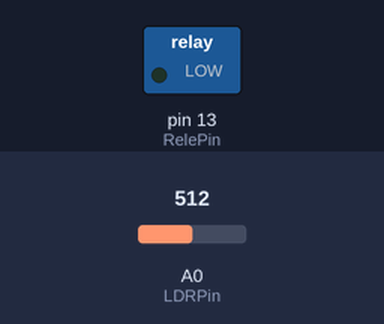
A sketch run on a simulated Arduino Uno, built with avr-gcc and run on an emulated ATmega328P. Parts: switched loads named in the sketch (green lamp = pin HIGH). The test bench sets the inputs (shaded band); at power-on: A0 (LDRPin) = 512.

Above: at 1.2 s.
1.3 s: A0 (LDRPin) set to 104
2.8 s: A0 (LDRPin) set to 94
At 3.6 s:
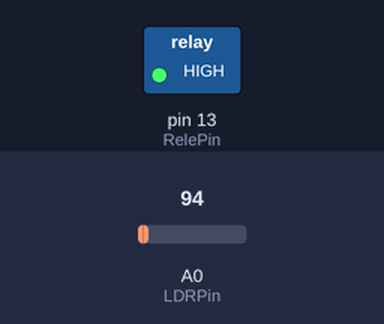
4.3 s: A0 (LDRPin) set to 110
At 4.7 s:
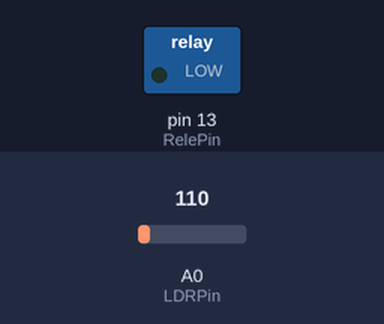
5.8 s: A0 (LDRPin) set to 90
At 7.1 s:
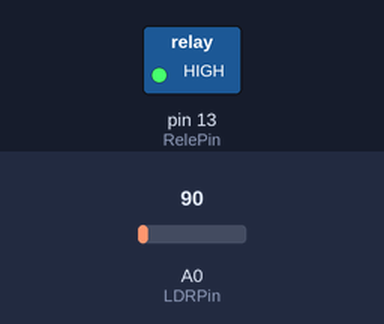
Timing chart, 0 to 8.3 s (numbered marks = the images above; inputs shaded):
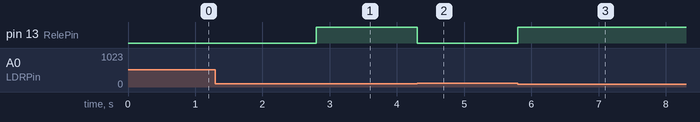

Measured:
- the behaviour switches between 100 and 99 on A0 (LDRPin) (found by bisection; images 0 and 1)
- after the input at 1.3 s, every drawn part: stays the same
- after the input at 2.8 s, pin 13 (RelePin): LOW → HIGH at once
- after the input at 4.3 s, pin 13 (RelePin): HIGH → LOW at once
- after the input at 5.8 s, pin 13 (RelePin): LOW → HIGH at once

The sketch:

Ejercicio8-Rele-LDR.ino
```cpp
int RelePin = 13; // Asigna RelePin al pin 13
int LDRPin = A0; // Asigna LDRPin al pin A0
int umbral = 100; //este valor lo obtenemos poniendo la mano sobre la LDR


void setup()
{
   pinMode(RelePin, OUTPUT); // Establece un pin digital como salida.
   pinMode(LDRPin, INPUT); // Establece un pin analógico como entrada.
}


 void loop()
{
       if (analogRead(LDRPin)< umbral) { // compara el valor de la LDR con en que hemos asignado en la variable “umbral”
      digitalWrite(RelePin, HIGH);
 }
   else {
      digitalWrite(RelePin, LOW);
   }
}
```
